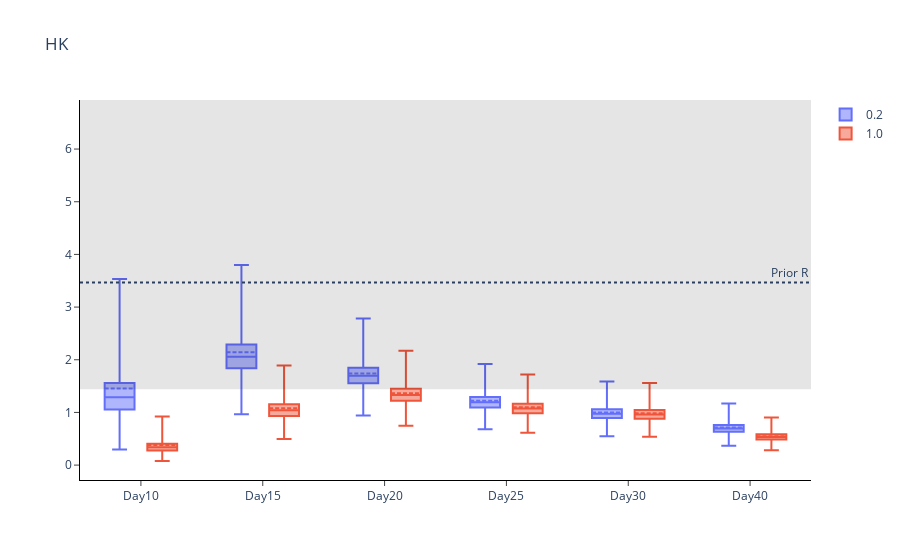

Notebook code cell kept with this figure:
### Code cell
# Create list of names for x-axis and traces
group_name = ['Day{}'.format(x) for x in chosen_times]

# Sort results
all_intervals_chosen.sort_values(by=['Epsilon','Time Points'], inplace=True)

# Plot (box plot for inference)
fig = go.Figure()

prior_dist = scipy.stats.gamma(a, scale=1/b)
median = prior_dist.median()
prior_dist_interval = prior_dist.interval(.5)

fig.add_hrect(y0=prior_dist_interval[0], y1=prior_dist_interval[1], line_width=0, fillcolor='black', opacity=0.1)
fig.add_hline(y=median, line_dash='dot',
              annotation_text='Prior R', fillcolor='black',
              annotation_position='top right')

n = len(group_name)
for i in range(len(epsilon_range)):
    fig.add_trace(
        go.Box(
            mean=all_intervals_chosen.loc[all_intervals_chosen['Central Probability']==0]['Mean'][i*n:(i+1)*n],
            median=all_intervals_chosen.loc[all_intervals_chosen['Central Probability']==0]['Lower bound CI'][i*n:(i+1)*n],
            q1=all_intervals_chosen.loc[all_intervals_chosen['Central Probability']==0.25]['Lower bound CI'][i*n:(i+1)*n],
            q3=all_intervals_chosen.loc[all_intervals_chosen['Central Probability']==0.25]['Upper bound CI'][i*n:(i+1)*n],
            upperfence=all_intervals_chosen.loc[all_intervals_chosen['Central Probability']==0.95]['Upper bound CI'][i*n:(i+1)*n],
            lowerfence=all_intervals_chosen.loc[all_intervals_chosen['Central Probability']==0.95]['Lower bound CI'][i*n:(i+1)*n],
            x=group_name,
            name=str(round(epsilon_range[i],1))
        )
    )
fig.update_layout(boxmode='group', title='HK', plot_bgcolor='white',
    xaxis=dict(linecolor='black'),
    yaxis=dict(linecolor='black'))

fig.update_xaxes(ticks='outside')
fig.update_yaxes(ticks='outside')

# fig.write_image('HK-inf-r.pdf')
fig.show()

### Figure 1 — Plotly figure (JSON) as saved in the notebook; plotly's stock layout.template omitted (floating-point values rounded to 4 significant figures)
{"data": [{"lowerfence": [0.2963, 0.9656, 0.9439, 0.6797, 0.5461, 0.3684], "mean": [1.452, 2.141, 1.739, 1.22, 0.9997, 0.7132], "median": [1.289, 2.056, 1.695, 1.192, 0.9758, 0.6934], "name": "0.2", "q1": [1.055, 1.838, 1.552, 1.095, 0.8942, 0.6309], "q3": [1.557, 2.291, 1.848, 1.295, 1.062, 0.76], "type": "box", "upperfence": [3.535, 3.8, 2.783, 1.92, 1.589, 1.17], "x": ["Day10", "Day15", "Day20", "Day25", "Day30", "Day40"]}, {"lowerfence": [0.07785, 0.4935, 0.745, 0.6128, 0.5372, 0.2834], "mean": [0.3799, 1.08, 1.365, 1.097, 0.9829, 0.5493], "median": [0.3377, 1.04, 1.332, 1.072, 0.9595, 0.534], "name": "1.0", "q1": [0.2765, 0.9318, 1.221, 0.9854, 0.8793, 0.4857], "q3": [0.4075, 1.157, 1.451, 1.164, 1.044, 0.5854], "type": "box", "upperfence": [0.9205, 1.893, 2.171, 1.722, 1.561, 0.9023], "x": ["Day10", "Day15", "Day20", "Day25", "Day30", "Day40"]}], "layout": {"annotations": [{"showarrow": false, "text": "Prior R", "x": 1, "xanchor": "right", "xref": "x domain", "y": 3.466, "yanchor": "bottom", "yref": "y"}], "boxmode": "group", "plot_bgcolor": "white", "shapes": [{"fillcolor": "black", "line": {"width": 0}, "opacity": 0.1, "type": "rect", "x0": 0, "x1": 1, "xref": "x domain", "y0": 1.438, "y1": 6.931, "yref": "y"}, {"fillcolor": "black", "line": {"dash": "dot"}, "type": "line", "x0": 0, "x1": 1, "xref": "x domain", "y0": 3.466, "y1": 3.466, "yref": "y"}], "title": {"text": "HK"}, "xaxis": {"linecolor": "black", "ticks": "outside"}, "yaxis": {"linecolor": "black", "ticks": "outside"}}}
